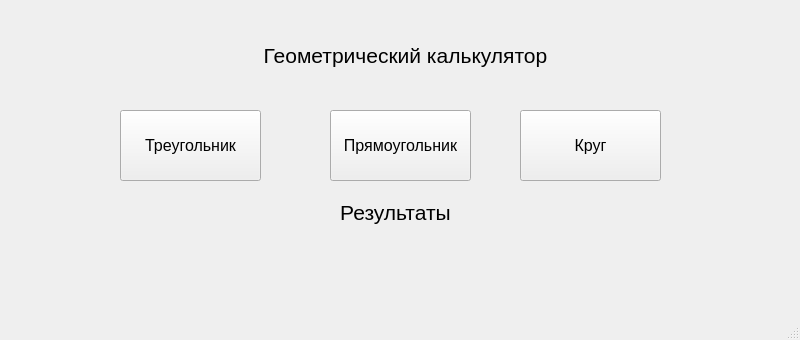
<?xml version="1.0" encoding="UTF-8"?>
<ui version="4.0">
 <class>MainWindow</class>
 <widget class="QMainWindow" name="MainWindow">
  <property name="geometry">
   <rect>
    <x>0</x>
    <y>0</y>
    <width>800</width>
    <height>340</height>
   </rect>
  </property>
  <property name="windowTitle">
   <string>MainWindow</string>
  </property>
  <widget class="QWidget" name="centralwidget">
   <widget class="QLabel" name="label">
    <property name="geometry">
     <rect>
      <x>240</x>
      <y>40</y>
      <width>331</width>
      <height>31</height>
     </rect>
    </property>
    <property name="font">
     <font>
      <pointsize>16</pointsize>
     </font>
    </property>
    <property name="text">
     <string>Геометрический калькулятор</string>
    </property>
    <property name="alignment">
     <set>Qt::AlignCenter</set>
    </property>
   </widget>
   <widget class="QPushButton" name="pushButton_triangle">
    <property name="geometry">
     <rect>
      <x>120</x>
      <y>110</y>
      <width>141</width>
      <height>71</height>
     </rect>
    </property>
    <property name="font">
     <font>
      <pointsize>12</pointsize>
     </font>
    </property>
    <property name="text">
     <string>Треугольник</string>
    </property>
   </widget>
   <widget class="QPushButton" name="pushButton_rectangle">
    <property name="geometry">
     <rect>
      <x>330</x>
      <y>110</y>
      <width>141</width>
      <height>71</height>
     </rect>
    </property>
    <property name="font">
     <font>
      <pointsize>12</pointsize>
     </font>
    </property>
    <property name="text">
     <string>Прямоугольник</string>
    </property>
   </widget>
   <widget class="QPushButton" name="pushButton_circle">
    <property name="geometry">
     <rect>
      <x>520</x>
      <y>110</y>
      <width>141</width>
      <height>71</height>
     </rect>
    </property>
    <property name="font">
     <font>
      <pointsize>12</pointsize>
     </font>
    </property>
    <property name="text">
     <string>Круг</string>
    </property>
   </widget>
   <widget class="QLabel" name="label_2">
    <property name="geometry">
     <rect>
      <x>230</x>
      <y>200</y>
      <width>331</width>
      <height>31</height>
     </rect>
    </property>
    <property name="font">
     <font>
      <pointsize>16</pointsize>
     </font>
    </property>
    <property name="text">
     <string>Результаты</string>
    </property>
    <property name="alignment">
     <set>Qt::AlignHCenter|Qt::AlignTop</set>
    </property>
   </widget>
   <widget class="QLabel" name="label_3">
    <property name="geometry">
     <rect>
      <x>230</x>
      <y>230</y>
      <width>331</width>
      <height>61</height>
     </rect>
    </property>
    <property name="font">
     <font>
      <pointsize>16</pointsize>
     </font>
    </property>
    <property name="text">
     <string/>
    </property>
    <property name="alignment">
     <set>Qt::AlignHCenter|Qt::AlignTop</set>
    </property>
   </widget>
  </widget>
  <widget class="QMenuBar" name="menubar">
   <property name="geometry">
    <rect>
     <x>0</x>
     <y>0</y>
     <width>800</width>
     <height>21</height>
    </rect>
   </property>
  </widget>
  <widget class="QStatusBar" name="statusbar"/>
 </widget>
 <resources/>
 <connections/>
</ui>
